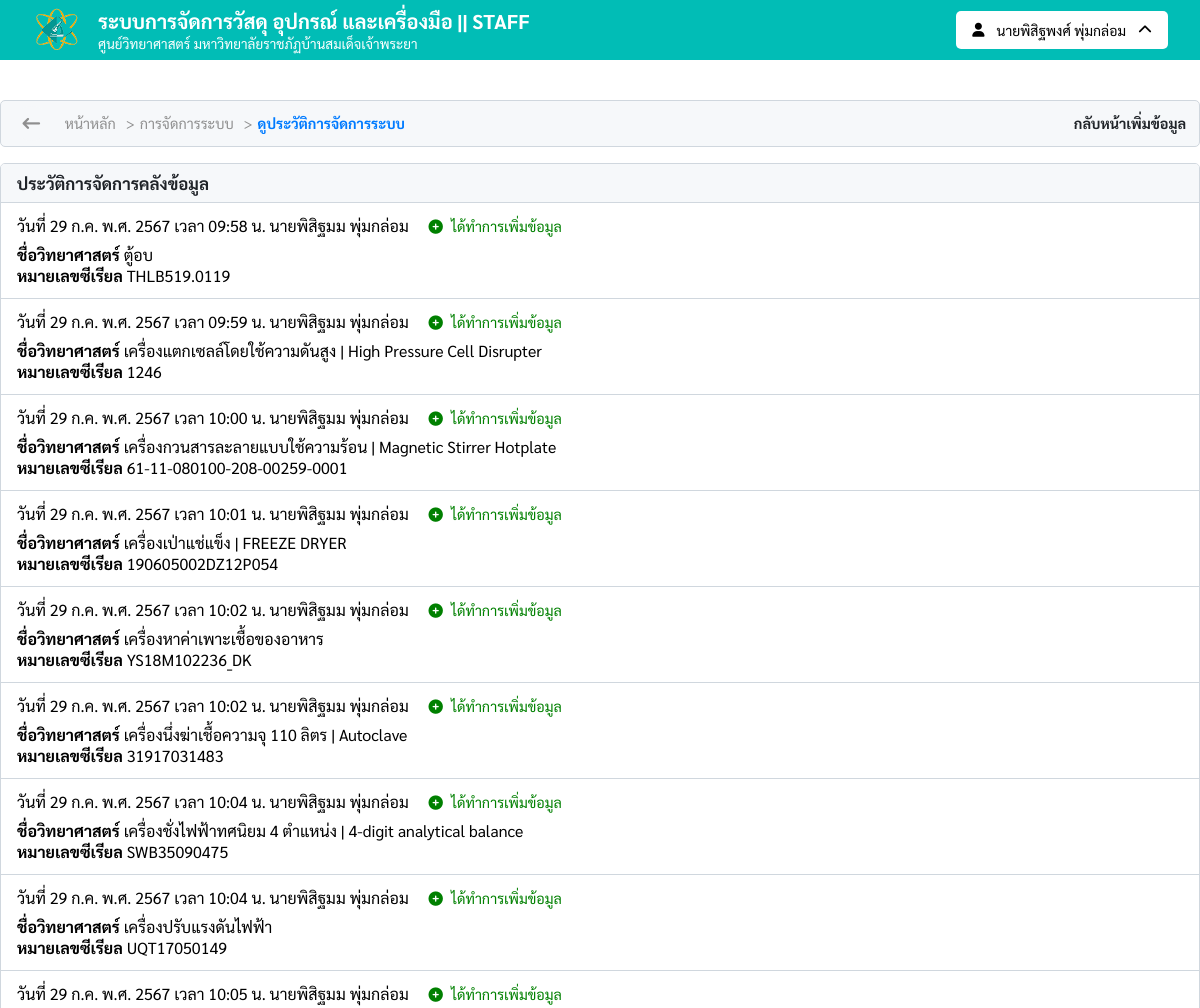
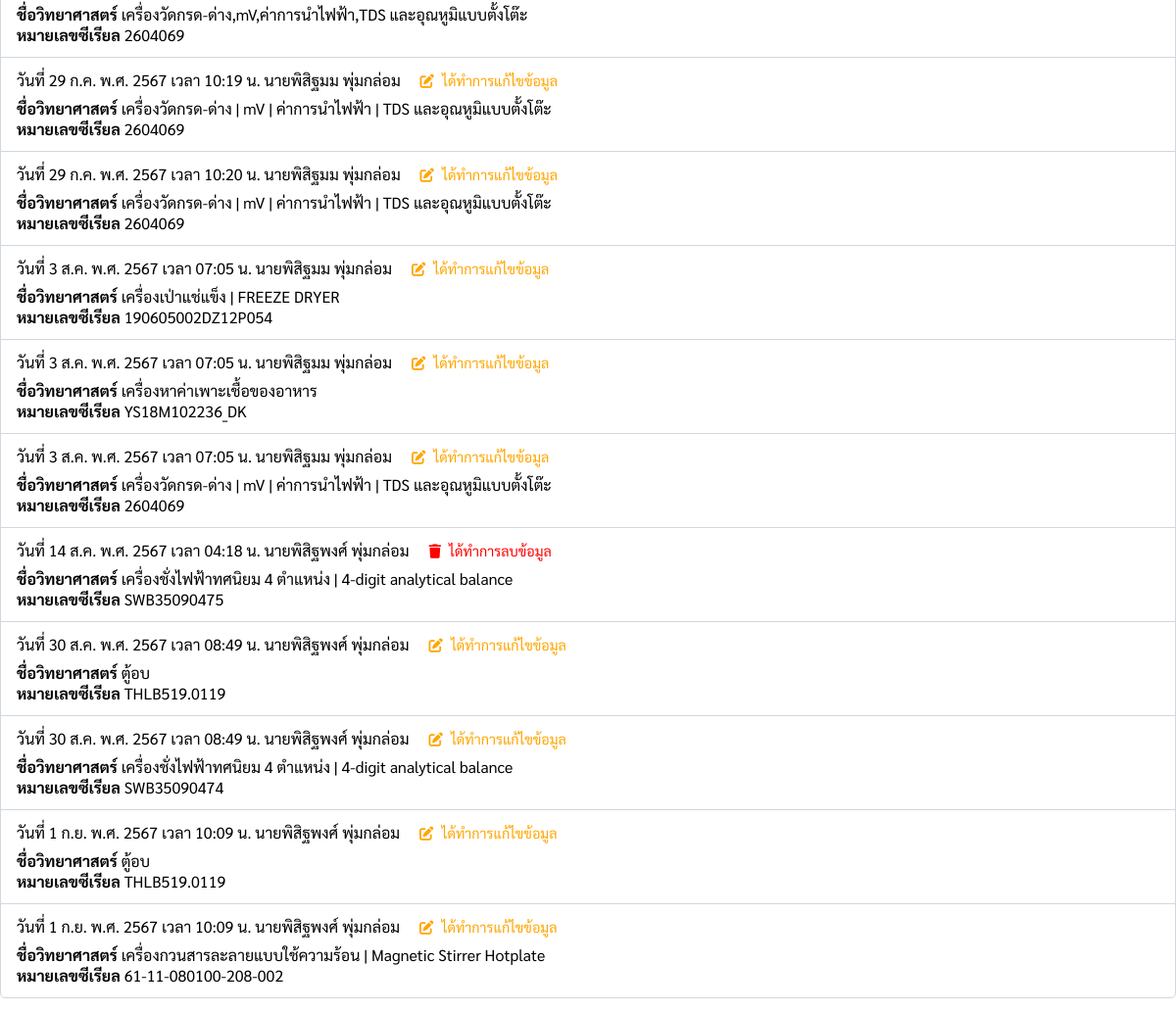
The app's page /management/viewlog (signed in) with its own data (2 pictures, top to bottom).
### tables this page shows
CREATE TABLE `users_db` (
  `userID` int(50) NOT NULL,
  `username` varchar(100) NOT NULL,
  `password` varchar(100) NOT NULL,
  `created_at` timestamp NOT NULL DEFAULT current_timestamp() ON UPDATE current_timestamp(),
  `pre` set('นาย','นาง','นางสาว','ดร.','ผศ.ดร.','อ.') NOT NULL,
  `firstname` varchar(200) NOT NULL,
  `lastname` varchar(200) NOT NULL,
  `phone_number` varchar(10) NOT NULL,
  `email` varchar(200) NOT NULL,
  `role` set('อาจารย์','เจ้าหน้าที่','บุคลากร','') NOT NULL,
  `urole` set('staff','user') NOT NULL,
  `agency` varchar(100) NOT NULL,
  `status` set('w_approved','approved','n_approved') NOT NULL,
  `approved_by` varchar(200) DEFAULT NULL,
  `approved_date` datetime DEFAULT NULL
);

CREATE TABLE `logs_management` (
  `ID` int(100) NOT NULL,
  `log_Name` varchar(200) NOT NULL,
  `log_Role` varchar(100) NOT NULL,
  `log_Date` timestamp NOT NULL DEFAULT current_timestamp() ON UPDATE current_timestamp(),
  `log_Status` set('Add','Edit','Delete') NOT NULL,
  `log_Content` varchar(255) NOT NULL
);

### views/staff-section/addData.php (the view, shortened to what the rows shown need)
<?php
require_once 'assets/config/Database.php';
include_once 'assets/includes/thai_date_time.php';
if (isset($_SESSION['staff_login'])) {
    $userID = $_SESSION['staff_login'];
    $stmt = $conn->prepare("
        SELECT *
        FROM users_db
        WHERE userID = :userID
    ");
    $stmt->bindParam(':userID', $userID, PDO::PARAM_INT);
    $stmt->execute();
    $userData = $stmt->fetch(PDO::FETCH_ASSOC);
} else {
    $_SESSION['error'] = 'กรุณาเข้าสู่ระบบ!';
    header('Location: /sign_in');
    exit;
}
$stmt = $conn->prepare("SELECT * FROM logs_management");
$stmt->execute();
$Management = $stmt->fetchAll(PDO::FETCH_ASSOC);
?>
<!DOCTYPE html>
<html lang="en">
<head>
    <link rel="stylesheet" href="<?php echo $base_url; ?>/assets/font-awesome/css/all.css">
    <link rel="stylesheet" href="<?php echo $base_url; ?>/assets/css/navigator.css">
    <link rel="stylesheet" href="<?php echo $base_url; ?>/assets/css/breadcrumb.css">
    <link rel="stylesheet" href="<?php echo $base_url; ?>/assets/css/footer.css">
    <link rel="stylesheet" href="<?php echo $base_url; ?>/assets/css/notification_popup.css">
    <link rel="stylesheet" href="<?php echo $base_url; ?>/assets/css/management_systems.css">
</head>
<body>
    <header>
        <?php include('assets/includes/navigator.php') ?>
    </header>
    <?php if ($request_uri == '/management/addData') : ?>
        <main class="add_MET_PAGE">
            <?php if (isset($_SESSION['Uploadsuccess'])) : ?>
                <div class="toast">
                    <div class="toast_content">
                        <i class="fas fa-solid fa-check check"></i>
                        <div class="toast_content_message">
                            <span class="text text_2"><?php echo $_SESSION['Uploadsuccess']; ?></span>
                        </div>
                        <i class="fa-solid fa-xmark close"></i>
                    </div>
                </div>
                <?php unset($_SESSION['Uploadsuccess']); ?>
            <?php endif ?>
            <?php if (isset($_SESSION['errorUpload'])) : ?>
                <div class="toast error">
                    <div class="toast_content error">
                        <i class="fas fa-solid fa-xmark check error"></i>
                        <div class="toast_content_message">
                            <span class="text text_2"><?php echo $_SESSION['errorUpload']; ?></span>
                        </div>
                        <i class="fa-solid fa-xmark close"></i>
                    </div>
                </div>
                <?php unset($_SESSION['errorUpload']); ?>
            <?php endif ?>
            <div class="add_MET_section_header">
                <div class="add_MET_section_header_1">
                    <a class="historyBACK" href="javascript:history.back()">
                        <i class="fa-solid fa-arrow-left-long"></i>
                    </a>
                    <div class="breadcrumb">
                        <a href="/">หน้าหลัก</a>
                        <span>&gt;</span>
                        <?php
                        if (strpos($request_uri, '/management') !== false) {
                            echo '<a href="/management">การจัดการระบบ</a>';
                            echo '<span>&gt;</span>';
                        }
                        if ($request_uri == '/management/addData') {
                            echo '<a href="/management/addData">เพิ่มข้อมูล</a>';
                        }
                        ?>
                    </div>
                </div>
                <div class="add_MET_section_header_11">
                    <a href="<?php echo $base_url; ?>/management/viewlog"><span id="B">ดูระบบ</span></a>
                </div>
            </div>
            <form action="<?php echo $base_url; ?>/models/CRUD.php" method="POST" enctype="multipart/form-data">
                <div class="add_MET_section_form">
                    <div class="img">
                        <div class="imgInput">
                            <i class="upload fa-solid fa-upload"></i>
                            <label for="imgInput">
                                <label class="img" id="B">เลือกรูปภาพที่จะอัพโหลด</label>
                                <img loading="lazy" class="previewImg" id="previewImg" alt="">
                            </label>
                            <input type="file" required class="input-img" id="imgInput" name="img" accept="image/jpeg, image/png" hidden>
                        </div>
                    </div>
                    <label class="upload-tip"><b>Note : </b> Only JPG, JPEG & PNG files allowed to upload.</label>
                    <div class="btn_img">
                        <label class="choose-file" for="imgInput">เลือกรูปภาพที่จะอัพโหลด</label>
                        <label class="file_chosen_img" id="file-chosen-img">ยังไม่ได้เลือกไฟล์</label>
                    </div>
                    <div class="input_Data">
                        <label>ชื่อ</label>
                        <input type="text" name="sci_name" required placeholder="ระบุชื่อของวัสดุ อุปกรณ์ และเครื่องมือ">
                    </div>
                    <div class="input_Data">
                        <label>Serial Number</label>
                        <input type="text" name="serial_number" required placeholder="ระบุ Serial Number">
                    </div>
                    <div class="col">
                        <div class="input_Data">
                            <label>ประเภท</label>
                            <select name="categories" required>
                                <option value="" selected disabled>ระบุประเภท</option>
                                <option value="วัสดุ">วัสดุ</option>
                                <option value="อุปกรณ์">อุปกรณ์</option>
                                <option value="เครื่องมือ">เครื่องมือ</option>
                            </select>
                        </div>
                        <div class="input_Data">
                            <label>จำนวน</label>
                            <input type="number" name="amount" min="1" required placeholder="กรุณาระบุจำนวน">
                        </div>
                    </div>
                    <div class="col">
                        <div class="input_Data">
                            <label>วันที่ติดตั้ง</label>
                            <input type="datetime-local" name="installation_date">
                        </div>
                        <div class="input_Data">
                            <label>บริษัท</label>
                            <input type="text" name="company" placeholder="ระบุบริษัทของวัสดุ อุปกรณ์ และเครื่องมือ">
                        </div>
                    </div>
                    <div class="col">
                        <div class="input_Data">
                            <label>เบอร์โทรศัพท์บริษัท</label>
                            <input type="text" name="contact_number" placeholder="ระบุเบอร์โทรศัพท์บริษัทของวัสดุ อุปกรณ์ และเครื่องมือ">
                        </div>
                        <div class="input_Data">
                            <label>คนติดต่อ</label>
                            <input type="text" name="contact" placeholder="ระบคนติดต่อของวัสดุ อุปกรณ์ และเครื่องมือ">
                        </div>
                    </div>
                    <div class="col">
                        <div class="input_Data">
                            <label>ยี่ห้อ</label>
                            <input type="text" name="brand" placeholder="ระบุยี่ห้อ">
                        </div>
                        <div class="input_Data">
                            <label>รุ่น</label>
                            <input type="text" name="model" placeholder="ระบุรุ่น">
                        </div>
                    </div>
                    <div class="col">
                        <div class="input_Data">
                            <label for="details">รายละเอียด</label>
                            <textarea id="details" name="details" placeholder="ระบุรายละเอียด"></textarea>
                        </div>
                    </div>
                </div>
                <div class="btn_footer">
                    <button type="submit" name="submit" class="submitADD">ยืนยัน</button>
                    <a href="javascript:history.back();" class="go_back">ยกเลิก</a>
                </div>
            </form>
        </main>
    <?php elseif ($request_uri == '/management/viewlog') : ?>
        <main class="viewLog_Management">
            <?php if (!empty($Management)) : ?>
                <?php
                $itemsPerPage = 20;
                $currentPage = isset($_GET['page']) ? (int)$_GET['page'] : 1;
                $startIndex = ($currentPage - 1) * $itemsPerPage;
                $currentPageItems = array_slice($Management, $startIndex, $itemsPerPage);
                ?>
                <div class="viewLog_Management_Details">
                    <div class="viewLog_Management_body">
                        <?php foreach ($currentPageItems as $Data) : ?>
                            <div class="viewLog_Management_content">
                                <div class="viewLog_Management_content_1">
                                    <?= thai_date_time_2(htmlspecialchars($Data['log_Date'], ENT_QUOTES, 'UTF-8')) ?>
                                    <?= htmlspecialchars($Data['log_Name'], ENT_QUOTES, 'UTF-8') ?>
                                    <?php
                                    switch ($Data['log_Status']) {
                                        case 'Add':
                                            echo '<span class="statusLog_1"><i class="fa fa-plus-circle"></i> ได้ทำการเพิ่มข้อมูล</span>';
                                            break;
                                        case 'Edit':
                                            echo '<span class="statusLog_2"><i class="fa fa-edit"></i> ได้ทำการแก้ไขข้อมูล</span>';
                                            break;
                                        case 'Delete':
                                            echo '<span class="statusLog_3"><i class="fa fa-trash"></i> ได้ทำการลบข้อมูล</span>';
                                            break;
                                    }
                                    ?>
                                </div>
                                <div class="viewLog_Management_content_2">
                                    <?php
                                    $logContent = json_decode($Data['log_Content'], true);
                                    if ($logContent) : ?>
                                        <div class="log-item"><span id="B">ชื่อวิทยาศาสตร์</span> <?= htmlspecialchars($logContent['sci_name'], ENT_QUOTES, 'UTF-8') ?></div>
                                        <div class="log-item"><span id="B">หมายเลขซีเรียล</span> <?= htmlspecialchars($logContent['serial_number'], ENT_QUOTES, 'UTF-8') ?></div>
                                    <?php else : ?>
                                        ไม่สามารถแสดงข้อมูลได้
                                    <?php endif; ?>
                                </div>
                            </div>
                        <?php endforeach; ?>
                    </div>
                </div>
            <?php endif; ?>
        </main>
    <?php endif; ?>
</body>
</html>

### assets/includes/navigator.php (shortened to what the rows shown need)
<div class="header">
    <div class="header_nav">
        <div class="header_nav_userinfo">
            <?php if (isset($_SESSION['user_login'])) : ?>
                <div class="header_userinfo_btn" id="userInfoBtn">
                    <div class="select">
                        <i class="fa-solid fa-user"></i>
                        <span>
                            <?= $userData['pre'] . $userData['firstname'] . '&nbsp;' . $userData['lastname'] ?>
                        </span>
                        <i class="arrow_rotate fa-solid fa-chevron-up"></i>
                    </div>
                </div>
                <div class="logoutMODAL">
                    <div class="logoutMODAL_content">
                        <div class="logoutMODAL_popup">
                            <div class="logoutMODAL_sec01">
                                <i class="fa-solid fa-right-from-bracket"></i>
                                <span id="B">แจ้งเตือนออกจากระบบ</span>
                            </div>
                            <div class="logoutMODAL_sec02">
                                <a class="profileUser" href="<?php echo $base_url; ?>/profile_user"><i class="fa-solid fa-user-pen"></i></a>
                                <a class="confirmLogout" href="<?php echo $base_url; ?>/models/sign_out.php">ออกจากระบบ</a>
                                <div class="cancel_del closeDetails">
                                    <span>ปิดหน้าต่าง</span>
                                </div>
                            </div>
                        </div>
                    </div>
                </div>
            <?php elseif (isset($_SESSION['staff_login'])) : ?>
                <div class="header_userinfo_btn" id="userInfoBtn">
                    <div class="select">
                        <i class="fa-solid fa-user"></i>
                        <span>
                            <?= $userData['pre'] . $userData['firstname'] . '&nbsp;' . $userData['lastname'] ?>
                        </span>
                        <i class="arrow_rotate fa-solid fa-chevron-up"></i>
                    </div>
                </div>
            <?php endif; ?>
        </div>
    </div>
</div>

### records on screen
users_db: pre "นาย", firstname "พิสิฐพงศ์", lastname "พุ่มกล่อม"
logs_management: log_Date "วันที่ 29 ก.ค. พ.ศ. 2567 เวลา 09:58 น.", log_Name "นายพิสิฐมม พุ่มกล่อม", log_Status "Add" (drawn), log_Content "ตู้อบ", log_Content "THLB519.0119"
logs_management: log_Date "วันที่ 29 ก.ค. พ.ศ. 2567 เวลา 09:59 น.", log_Name "นายพิสิฐมม พุ่มกล่อม", log_Status "Add" (drawn), log_Content "เครื่องแตกเซลล์โดยใช้ความดันสูง | High Pressure Cell Disrupter", log_Content "1246"
logs_management: log_Date "วันที่ 29 ก.ค. พ.ศ. 2567 เวลา 10:00 น.", log_Name "นายพิสิฐมม พุ่มกล่อม", log_Status "Add" (drawn), log_Content "เครื่องกวนสารละลายแบบใช้ความร้อน | Magnetic Stirrer Hotplate", log_Content "61-11-080100-208-00259-0001"
logs_management: log_Date "วันที่ 29 ก.ค. พ.ศ. 2567 เวลา 10:01 น.", log_Name "นายพิสิฐมม พุ่มกล่อม", log_Status "Add" (drawn), log_Content "เครื่องเป่าแช่แข็ง | FREEZE DRYER", log_Content "190605002DZ12P054"
logs_management: log_Date "วันที่ 29 ก.ค. พ.ศ. 2567 เวลา 10:02 น.", log_Name "นายพิสิฐมม พุ่มกล่อม", log_Status "Add" (drawn), log_Content "เครื่องหาค่าเพาะเชื้อของอาหาร", log_Content "YS18M102236_DK"
logs_management: log_Date "วันที่ 29 ก.ค. พ.ศ. 2567 เวลา 10:02 น.", log_Name "นายพิสิฐมม พุ่มกล่อม", log_Status "Add" (drawn), log_Content "เครื่องนึ่งฆ่าเชื้อความจุ 110 ลิตร | Autoclave", log_Content "31917031483"
logs_management: log_Date "วันที่ 29 ก.ค. พ.ศ. 2567 เวลา 10:04 น.", log_Name "นายพิสิฐมม พุ่มกล่อม", log_Status "Add" (drawn), log_Content "เครื่องชั่งไฟฟ้าทศนิยม 4 ตำแหน่ง | 4-digit analytical balance", log_Content "SWB35090475"
logs_management: log_Date "วันที่ 29 ก.ค. พ.ศ. 2567 เวลา 10:04 น.", log_Name "นายพิสิฐมม พุ่มกล่อม", log_Status "Add" (drawn), log_Content "เครื่องปรับแรงดันไฟฟ้า", log_Content "UQT17050149"
logs_management: log_Date "วันที่ 29 ก.ค. พ.ศ. 2567 เวลา 10:05 น.", log_Name "นายพิสิฐมม พุ่มกล่อม", log_Status "Add" (drawn), log_Content "เครื่องวัดกรด-ด่าง,mV,ค่าการนำไฟฟ้า,TDS และอุณหูมิแบบตั้งโต๊ะ", log_Content "2604069"
logs_management: log_Date "วันที่ 29 ก.ค. พ.ศ. 2567 เวลา 10:19 น.", log_Name "นายพิสิฐมม พุ่มกล่อม", log_Status "Edit" (drawn), log_Content "เครื่องวัดกรด-ด่าง | mV | ค่าการนำไฟฟ้า | TDS และอุณหูมิแบบตั้งโต๊ะ", log_Content "2604069"
logs_management: log_Date "วันที่ 29 ก.ค. พ.ศ. 2567 เวลา 10:20 น.", log_Name "นายพิสิฐมม พุ่มกล่อม", log_Status "Edit" (drawn), log_Content "เครื่องวัดกรด-ด่าง | mV | ค่าการนำไฟฟ้า | TDS และอุณหูมิแบบตั้งโต๊ะ", log_Content "2604069"
logs_management: log_Date "วันที่ 3 ส.ค. พ.ศ. 2567 เวลา 07:05 น.", log_Name "นายพิสิฐมม พุ่มกล่อม", log_Status "Edit" (drawn), log_Content "เครื่องเป่าแช่แข็ง | FREEZE DRYER", log_Content "190605002DZ12P054"
logs_management: log_Date "วันที่ 3 ส.ค. พ.ศ. 2567 เวลา 07:05 น.", log_Name "นายพิสิฐมม พุ่มกล่อม", log_Status "Edit" (drawn), log_Content "เครื่องหาค่าเพาะเชื้อของอาหาร", log_Content "YS18M102236_DK"
logs_management: log_Date "วันที่ 3 ส.ค. พ.ศ. 2567 เวลา 07:05 น.", log_Name "นายพิสิฐมม พุ่มกล่อม", log_Status "Edit" (drawn), log_Content "เครื่องวัดกรด-ด่าง | mV | ค่าการนำไฟฟ้า | TDS และอุณหูมิแบบตั้งโต๊ะ", log_Content "2604069"
logs_management: log_Date "วันที่ 14 ส.ค. พ.ศ. 2567 เวลา 04:18 น.", log_Name "นายพิสิฐพงศ์ พุ่มกล่อม", log_Status "Delete" (drawn), log_Content "เครื่องชั่งไฟฟ้าทศนิยม 4 ตำแหน่ง | 4-digit analytical balance", log_Content "SWB35090475"
logs_management: log_Date "วันที่ 30 ส.ค. พ.ศ. 2567 เวลา 08:49 น.", log_Name "นายพิสิฐพงศ์ พุ่มกล่อม", log_Status "Edit" (drawn), log_Content "ตู้อบ", log_Content "THLB519.0119"
logs_management: log_Date "วันที่ 30 ส.ค. พ.ศ. 2567 เวลา 08:49 น.", log_Name "นายพิสิฐพงศ์ พุ่มกล่อม", log_Status "Edit" (drawn), log_Content "เครื่องชั่งไฟฟ้าทศนิยม 4 ตำแหน่ง | 4-digit analytical balance", log_Content "SWB35090474"
logs_management: log_Date "วันที่ 1 ก.ย. พ.ศ. 2567 เวลา 10:09 น.", log_Name "นายพิสิฐพงศ์ พุ่มกล่อม", log_Status "Edit" (drawn), log_Content "ตู้อบ", log_Content "THLB519.0119"
logs_management: log_Date "วันที่ 1 ก.ย. พ.ศ. 2567 เวลา 10:09 น.", log_Name "นายพิสิฐพงศ์ พุ่มกล่อม", log_Status "Edit" (drawn), log_Content "เครื่องกวนสารละลายแบบใช้ความร้อน | Magnetic Stirrer Hotplate", log_Content "61-11-080100-208-002"
